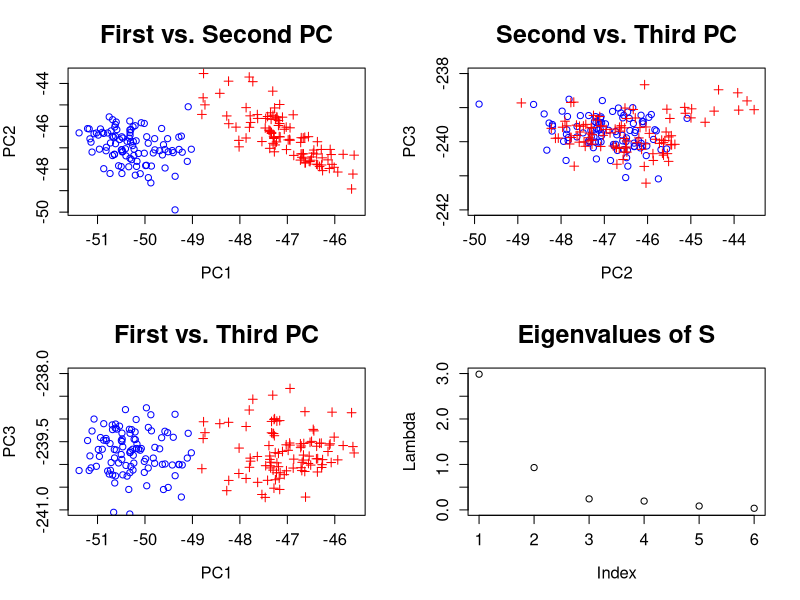

R code for this plot:

# clear all variables
rm(list = ls(all = TRUE))
graphics.off()

# load data
x = read.table("bank2.dat")
n = nrow(x)

e  = eigen((n - 1) * cov(x)/n)   # calculates eigenvalues and eigenvectors and sorts them by size
e1 = e$values
x  = as.matrix(x) %*% e$vectors  # data multiplied by eigenvectors

# plot of the first vs. second PC
par(mfrow = c(2, 2))
plot(x[, 1], x[, 2], pch = c(rep(1, 100), rep(3, 100)), col = c(rep("blue", 100), 
    rep("red", 100)), xlab = "PC1", ylab = "PC2", main = "First vs. Second PC", cex.lab = 1.2, 
    cex.axis = 1.2, cex.main = 1.8)

# plot of the second vs. third PC
plot(x[, 2], x[, 3], pch = c(rep(1, 100), rep(3, 100)), col = c(rep("blue", 100), 
    rep("red", 100)), ylim = c(-242, -238), xlab = "PC2", ylab = "PC3", main = "Second vs. Third PC", 
    cex.lab = 1.2, cex.axis = 1.2, cex.main = 1.8)

# plot of the first vs. third PC
plot(x[, 1], x[, 3], pch = c(rep(1, 100), rep(3, 100)), col = c(rep("blue", 100), 
    rep("red", 100)), ylim = c(-241, -238), xlab = "PC1", ylab = "PC3", main = "First vs. Third PC", 
    cex.lab = 1.2, cex.axis = 1.2, cex.main = 1.8)

# plot of the eigenvalues
plot(e1, ylim = c(0, 3), xlab = "Index", ylab = "Lambda", main = "Eigenvalues of S", 
    cex.lab = 1.2, cex.axis = 1.2, cex.main = 1.8) 
